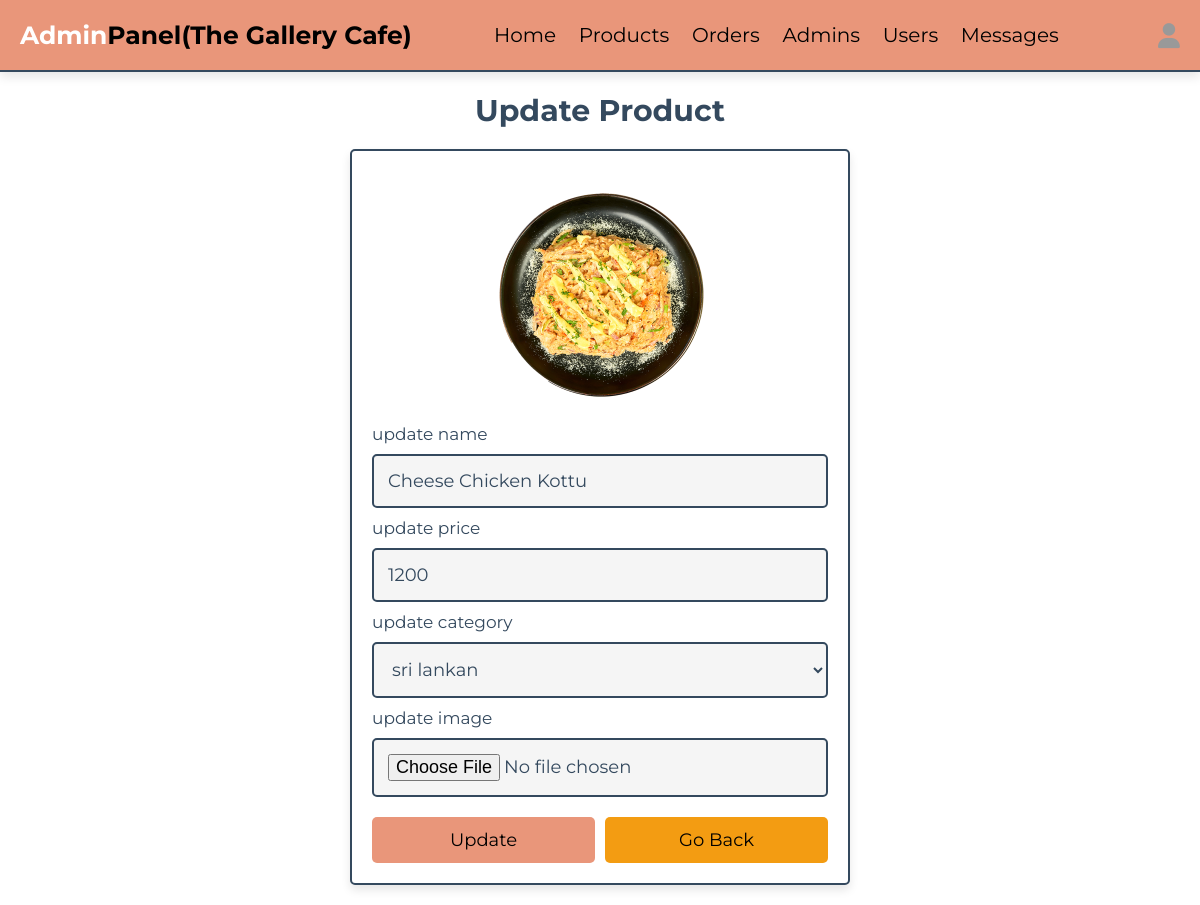
Screenshot of /admin/update_product.php?update=2 (signed in) with the database file from the repository.
### tables this page shows
CREATE TABLE `products` (
  `id` int(100) NOT NULL,
  `name` varchar(100) NOT NULL,
  `category` varchar(100) NOT NULL,
  `price` int(10) NOT NULL,
  `image` varchar(100) NOT NULL
);

### admin/update_product.php (the view, shortened to what this page needs)
<?php
include '../components/connect.php';
?>
<!DOCTYPE html>
<html lang="en">
<head>
   <link rel="stylesheet" href="https://cdnjs.cloudflare.com/ajax/libs/font-awesome/6.1.1/css/all.min.css">
   <link rel="stylesheet" href="../css/admin_styles.css">
</head>
<body>
<?php include '../components/admin_header.php' ?>
<section class="update-product">
   <h1 class="heading">update product</h1>
   <?php
      $update_id = $_GET['update'];
      $show_products = $conn->prepare("SELECT * FROM `products` WHERE id = ?");
      $show_products->execute([$update_id]);
      if($show_products->rowCount() > 0){
         while($fetch_products = $show_products->fetch(PDO::FETCH_ASSOC)){
   ?>
   <form action="" method="POST" enctype="multipart/form-data">
      <img src="../uploaded_img/<?= $fetch_products['image']; ?>" alt="">
      <span>update name</span>
      <input type="text" required placeholder="enter product name" name="name" maxlength="100" class="box" value="<?= $fetch_products['name']; ?>">
      <span>update price</span>
      <input type="number" min="0" max="9999999999" required placeholder="enter product price" name="price" onkeypress="if(this.value.length == 10) return false;" class="box" value="<?= $fetch_products['price']; ?>">
      <span>update category</span>
      <select name="category" class="box" required>
         <option selected value="<?= $fetch_products['category']; ?>"><?= $fetch_products['category']; ?></option>
      </select>
      <span>update image</span>
      <input type="file" name="image" class="box" accept="image/jpg, image/jpeg, image/png, image/webp">
      <div class="flex-btn">
         <input type="submit" value="update" class="btn" name="update">
         <a href="products.php" class="option-btn">go back</a>
      </div>
   </form>
   <?php
         }
      }else{
         echo '<p class="empty">no products added yet!</p>';
      }
   ?>
</section>
</body>
</html>

### css/admin_styles.css (style rules this page uses)
:root { --main-color:#4834d4; --red:#e74c3c; --orange:#f39c12; --black:#34495e; --white:#fff; --light-bg:#f5f5f5; --light-color:#999; --border:.2rem solid var(--black); --box-shadow:0 .5rem 1rem rgba(0,0,0,.1); }
* { font-family: 'Montserrat', sans-serif; margin:0; padding:0; box-sizing: border-box; text-decoration: none; outline: none; border:none; }
html { font-size: 62.5%; overflow-x: hidden; }
body { background-image: url("https://img.freepik.com/free-photo/abstract-blur-lobby_74190-4691.jpg?ga=GA1.1.2067153801.1717743021&semt=ais_user"); background-repeat: no-repeat; background-size:cover; }
section { max-width: 1200px; margin:0 auto; padding:2rem; }
.btn, .delete-btn, .option-btn { display: block; margin-top: 1rem; border-radius: .5rem; cursor: pointer; width: 100%; font-size: 1.8rem; color:black; padding:1.2rem 3rem; text-transform: capitalize; text-align: center; }
.btn { background-color: darksalmon; }
.option-btn { background-color: var(--orange); }
.flex-btn { display: flex; gap:1rem; }
.heading { text-align: center; margin-bottom: 2rem; text-transform: capitalize; color:var(--black); font-size: 3rem; }
.update-product form { margin:0 auto; max-width: 50rem; background-color: var(--white); border-radius: .5rem; box-shadow: var(--box-shadow); border:var(--border); padding:2rem; }
.update-product form img { height: 25rem; width: 100%; object-fit: contain; }
.update-product form .box { background-color: var(--light-bg); border:var(--border); width: 100%; padding:1.4rem; font-size: 1.8rem; color:var(--black); border-radius: .5rem; margin: 1rem 0; }
.update-product form span { font-size: 1.7rem; color:var(--black); }

### rows the page displays
products: image (picture), name "Cheese Chicken Kottu", price "1200", category "sri lankan"
